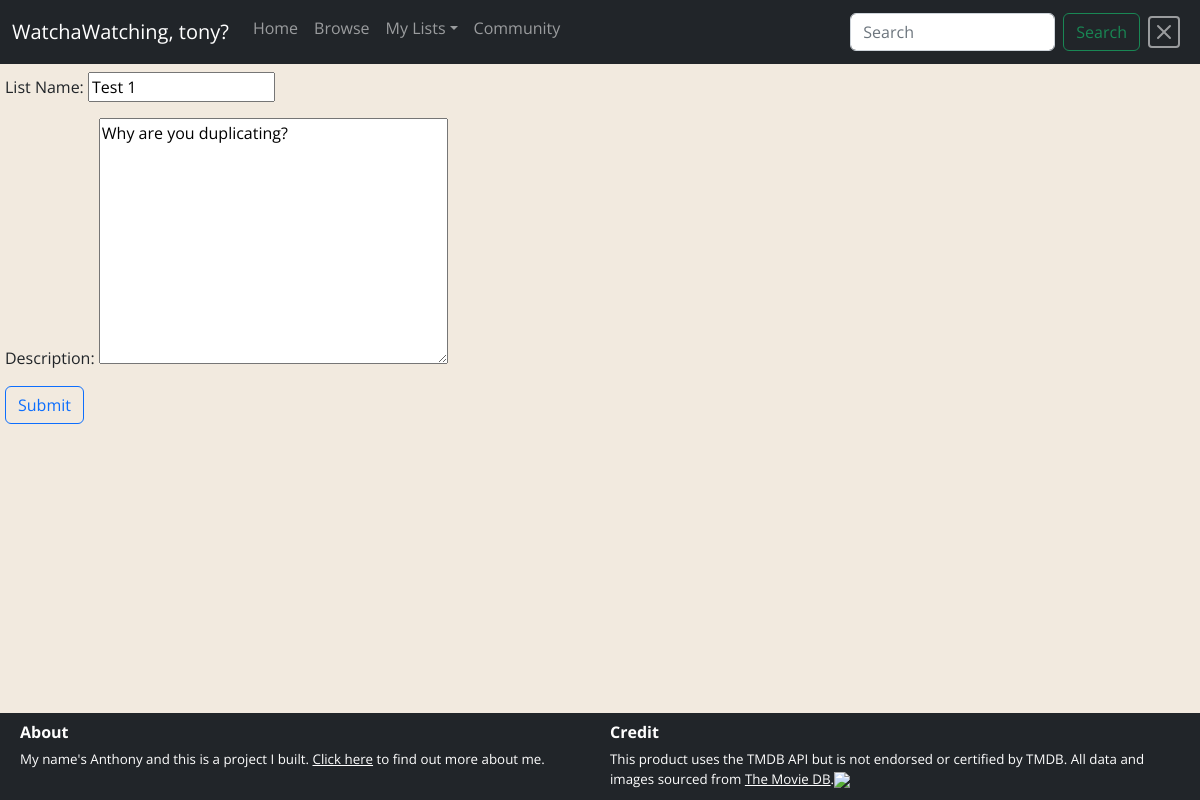
The page /watching/editlist/Test 1 (signed in) on the database its author committed.
### watching/models.py (models this page shows)
class User(AbstractUser):
    pass

class List(models.Model):
    name = models.CharField(max_length=200)
    description = models.TextField(blank=True)
    owner = models.ForeignKey(User, on_delete=models.CASCADE, related_name='mylists')

### watching/views.py (the view)
# urls.py: path('editlist/<str:name>', views.editlist, name='editlist'),
def editlist(request, name):
    if request.method == 'POST':
        id = request.POST['id']
        listname = request.POST['name']
        user = request.user
        description = request.POST['description']
        list = List.objects.get(pk=id)
        list.name = listname
        list.description = description
        list.save()
        return HttpResponseRedirect(reverse('viewlist', args=[list.owner.pk, list.name]))
    else:
        check = listCheck(request.user, name)
        if check:
            list = List.objects.filter(owner=request.user).get(name=name)
            form = ListForm(instance=list)
            return render(request, 'watching/editlist.html', {'form': form, 'id': list.pk, 'name': list.name})
        else:
            return render(request, 'watching/viewlist.html', {'message': 'This list does not exist'})
    pass

### watching/forms.py
class ListForm(ModelForm):
    class Meta:
        model = List
        fields = ['name', 'description']
        labels = {
            'name': _('List Name'),
            'description': _('Description')
        }

### watching/helpers.py (called while the page is built)
def listCheck(owner, list):
    check = List.objects.filter(owner=owner).filter(name=list).count()
    if check > 0:
        return True
    else:
        return False

### watching/templates/watching/editlist.html (shortened to what this page needs)
{% extends "layout.html" %}
{% load static %}
{% block body %}
  <div>
    <form action="{% url 'editlist' name %}" method="POST">
      {{ form.as_p }}
      <button class="btn btn-outline-primary">Submit</button>
    </form>
  </div>
{% endblock %}

### FinalProject/templates/layout.html (shortened to what this page needs)
{% load static %}
<!DOCTYPE html>
<html lang="en">
  <head>
    <link href="https://cdn.jsdelivr.net/npm/bootstrap@5.2.2/dist/css/bootstrap.min.css" rel="stylesheet">
    <link rel="stylesheet" href="https://cdn.jsdelivr.net/npm/bootstrap-icons@1.10.2/font/bootstrap-icons.css">
    <link href="{% static 'watching/styles.css' %}" rel="stylesheet">
  </head>
  <body>
    <nav class="navbar navbar-dark navbar-expand-sm fixed-top bg-dark">
      <div class="container-fluid">
        <a class="navbar-brand" href="{% url 'index' %}">
          {% if user.is_authenticated %}
            WatchaWatching, {{user.username}}?
          {% else %}
            WatchaWatching?
          {% endif %}
        </a>
        <div class="collapse navbar-collapse" id="navbarNavAltMarkup">
          <div class="navbar-nav mynav">
            <a {% block nav-home-class %}class="nav-link"{% endblock %} aria-current="page" href="{% url 'index' %}">Home</a>
            <a {% block nav-browse-class %}class="nav-link"{% endblock %} href="{% url 'browse' %}">Browse</a>
            {% if user.is_authenticated %}
              <span class="nav-item dropdown">
                <a class="nav-link dropdown-toggle" href="#" role="button" data-bs-toggle="dropdown" aria-expanded="false">My Lists</a>
              </span>
              <a {% block nav-com-class %}class="nav-link"{% endblock %} href="{% url 'friends-index' %}">Community</a>
            {% else %}
              <a class="nav-link" href="{% url 'login' %}">Login</a>
              <a class="nav-link" href="{% url 'register' %}">Register</a>
            {% endif %}
            <div id="searchform">
              <form class="d-flex" role="search" action="{% url 'search' %}" method="GET">
                <input class="form-control me-2" type="search" id="search" name="query" placeholder="Search" aria-label="Search" value="{% block searchterm %}{% endblock %}">
                <button class="btn btn-outline-success" type="submit">Search</button>
              </form>
            </div>
            <span>
              <a class="nav-link" href="{% url 'logout' %}">
              </a>
            </span>
          </div>
        </div>
      </div>
    </nav>
    <div class="bodyblock">
      {% block body %}
      {% endblock %}
    </div>
    <footer class="Footer">
      <div class="footerSection">
        <h6>About</h6>
        My name's Anthony and this is a project I built.
        <a href="https://www.anthonypasnello.com">Click here</a> to find out more about me.
      </div>
      <div class="footerSection">
        <h6>Credit</h6>
        This product uses the TMDB API but is not endorsed or certified by TMDB. All data and images sourced from <a href="https://www.themoviedb.org">The Movie DB</a>.<span><a href="https://www.themoviedb.org"><img src="https://www.themoviedb.org/assets/2/v4/logos/v2/blue_square_2-d537fb228cf3ded904ef09b136fe3fec72548ebc1fea3fbbd1ad9e36364db38b.svg" id="TMDBlogo"></a></span>
      </div>
    </footer>
  </body>
</html>

### watching/static/watching/styles.css (style rules this page uses)
html, body { height: 100%; }
body { font-family: 'Open Sans', sans-serif; display: flex; flex-direction:column; gap: 0px; }
.bodyblock { padding: 5px; padding-top: 4.5em; background-color: #e9dbc997; flex-basis: 100%; }
.mynav { width: 100%; }
#searchform { float: inline-end; margin-left: auto; margin-top: auto; margin-bottom: auto; }
.Footer { background-color: rgb(33, 37, 41); color: #fefefe; padding: 10px 10px; display: flex; flex-direction: row; }
#TMDBlogo { max-height: 2em; max-width: 100px; }
.footerSection { width: 50%; padding: 0 10px; font-size: smaller; }
.footerSection h6 { font-weight: 700; }
.footerSection a { color: #fefefe; }

### rows shown on the page
User: username "tony"
List: name "Test 1", description "Why are you duplicating?"
